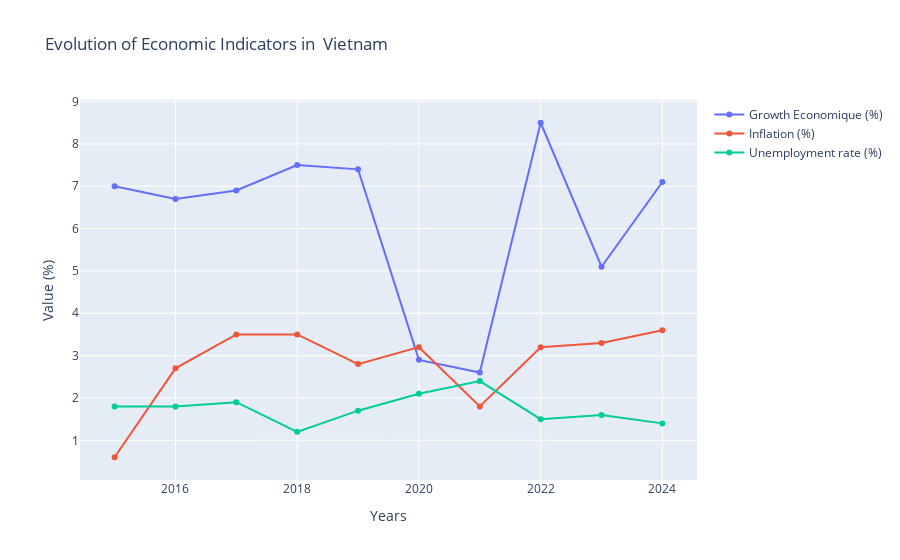

Notebook code for this chart:
### Code cell
years = year

# Create traces

trace1 = go.Scatter(x=years, y=c_train, mode='lines+markers', name='Growth Economique (%)')

trace2 = go.Scatter(x=years, y=i_train, mode='lines+markers', name='Inflation (%)')

trace3 = go.Scatter(x=years, y=v_train, mode='lines+markers', name='Unemployment rate (%)')

data = [trace1, trace2, trace3]

layout = go.Layout(

    title='Evolution of Economic Indicators in  Vietnam',

    xaxis=dict(title='Years'),

    yaxis=dict(title='Value (%)'),

    hovermode='x unified'  # Show all values when hovering

)

fig = go.Figure(data=data, layout=layout)
fig.show()

### Figure 1 — Plotly figure (JSON) as saved in the notebook; plotly's stock layout.template omitted (floating-point values rounded to 4 significant figures)
{"data": [{"mode": "lines+markers", "name": "Growth Economique (%)", "type": "scatter", "x": [2015, 2016, 2017, 2018, 2019, 2020, 2021, 2022, 2023, 2024], "y": [7, 6.7, 6.9, 7.5, 7.4, 2.9, 2.6, 8.5, 5.1, 7.1]}, {"mode": "lines+markers", "name": "Inflation (%)", "type": "scatter", "x": [2015, 2016, 2017, 2018, 2019, 2020, 2021, 2022, 2023, 2024], "y": [0.6, 2.7, 3.5, 3.5, 2.8, 3.2, 1.8, 3.2, 3.3, 3.6]}, {"mode": "lines+markers", "name": "Unemployment rate (%)", "type": "scatter", "x": [2015, 2016, 2017, 2018, 2019, 2020, 2021, 2022, 2023, 2024], "y": [1.8, 1.8, 1.9, 1.2, 1.7, 2.1, 2.4, 1.5, 1.6, 1.4]}], "layout": {"hovermode": "x unified", "title": {"text": "Evolution of Economic Indicators in  Vietnam"}, "xaxis": {"title": {"text": "Years"}}, "yaxis": {"title": {"text": "Value (%)"}}}}
